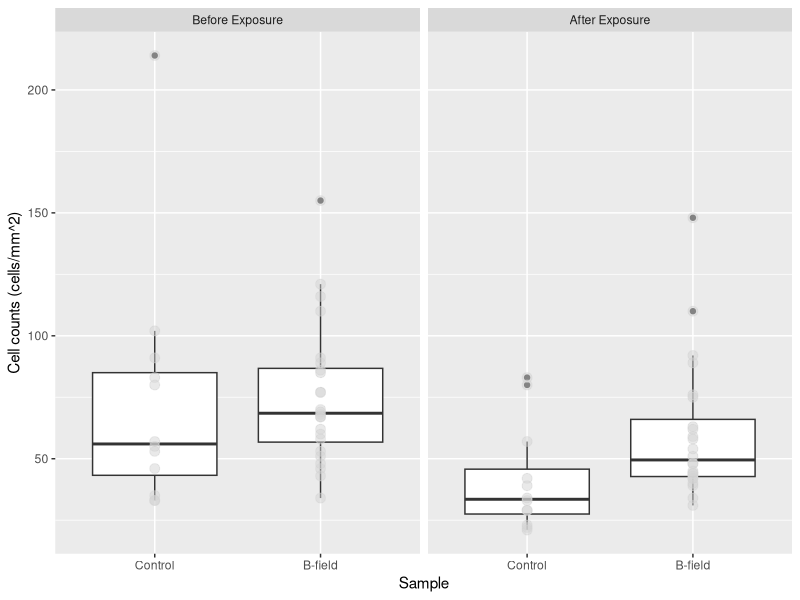
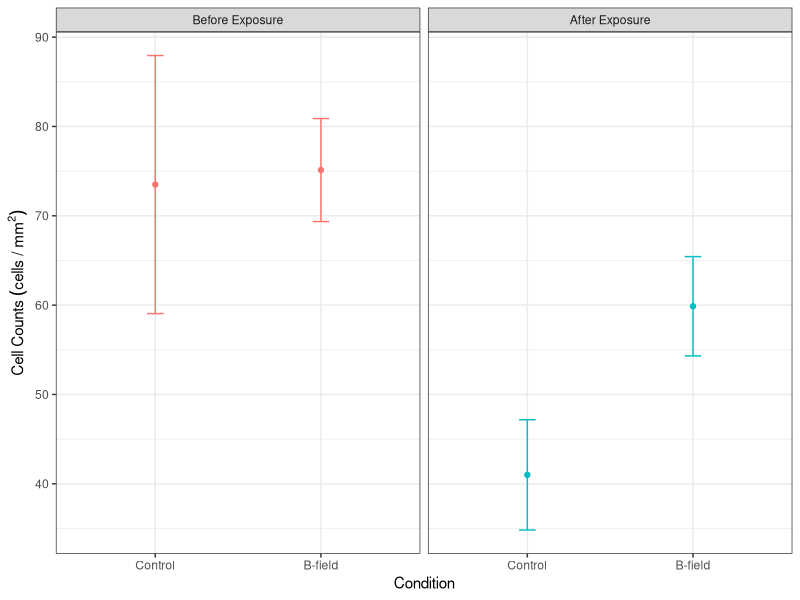

Reproduce these figures in R, in order.
## ---- chunk 1
# clear the environment window
rm(list = ls())

# include the libraries that we need
library(ggplot2)
library(dplyr)
library(here)
library(lubridate)
library(ggfortify)
## ---- chunk 2
cells <- read.csv(here("Data", "Cellcountdata_11-16_11-18.csv"), stringsAsFactors = TRUE)
## ---- chunk 3
# relevel the data to put the control first
cells<- mutate(cells, Condition = relevel(Condition, ref = "Control"))

levels(cells$Condition)
## ---- chunk 4
# reassign the values of the different EMF conditions to combine them
cells <- cells %>% mutate(Exposure = recode(cells$Date, "11/17/2022" = 'After Exposure', "11/16/2022" = 'Before Exposure'))

# relevel the data to put the before exposure first
cells<- mutate(cells, Exposure = relevel(Exposure, ref = "Before Exposure"))


# make a box plot of the data
ggplot(cells, aes(x = Condition, y = Cells)) +
geom_boxplot()+
  geom_point(size = 3, colour = 'lightgrey', alpha = 0.5)+
  facet_wrap(~Exposure)+
  xlab("Sample") +
  ylab("Cell counts (cells/mm^2)")
## ---- chunk 5
# find the means of the cell counts and put them in a new table
# find the means of the cell counts and put them in a new table
mean_counts <- cells %>% group_by(Condition,Exposure) %>% summarise(
  meancounts = mean(Cells),
  secounts = sd(Cells)/sqrt(sum(!is.na(Cells))                                                             ))
## ---- chunk 6
# create scatterplot with error bars
ggplot(mean_counts, aes(Condition, meancounts, color = Exposure))+
     geom_point()+
     geom_line()+
     geom_errorbar(aes(ymin = meancounts - secounts,
                       ymax = meancounts + secounts), width = 0.1)+
    theme_bw()+
    facet_wrap(~Exposure)+
    theme(legend.position="none")+
    xlab("Condition")+
    ylab(expression(Cell~Counts~(cells~"/"~mm^2)))
